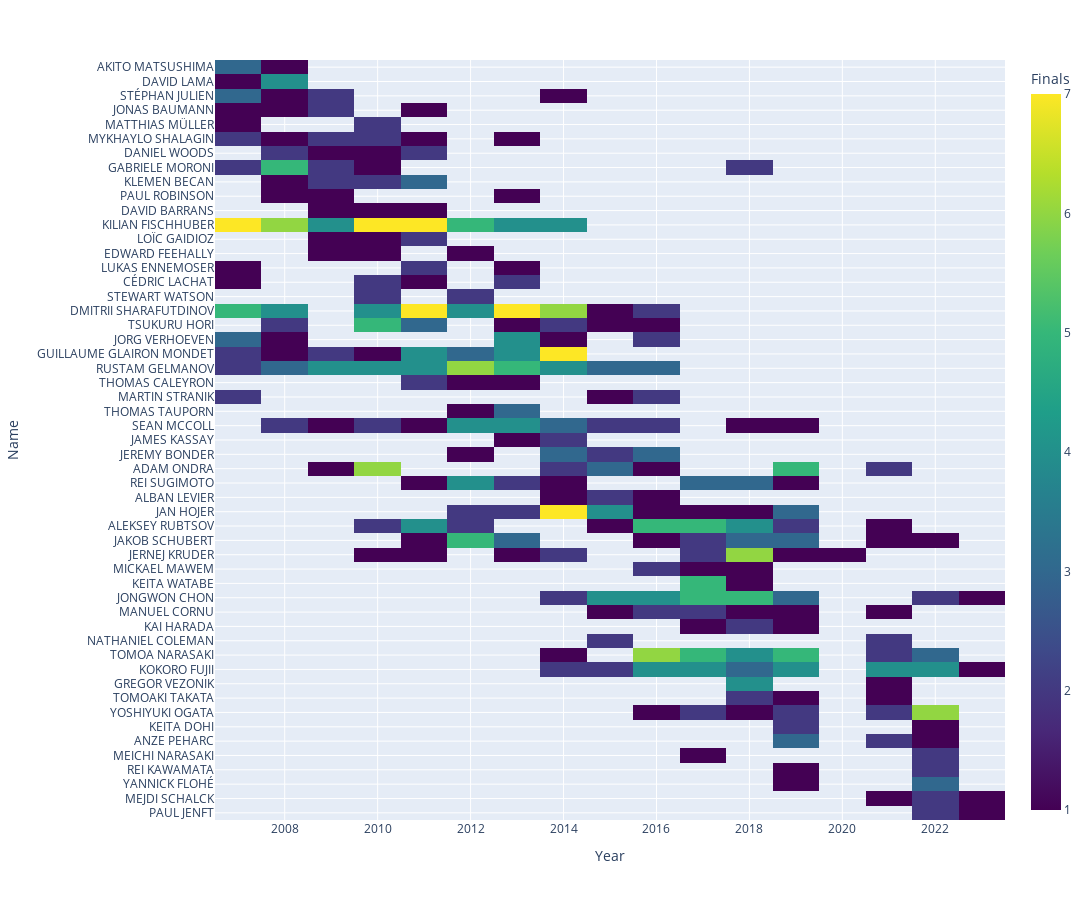

Notebook source saved alongside this figure:
### Code cell
dat2 = pd.DataFrame(np.nan, columns=YEARS, index=names)

for ind, row in final_num2.iterrows():
    dat2.loc[row['Name'], row['Year']] = row['Final']

dat2 = dat2[dat2.sum(axis=1) >= 3]
srt2 = ((dat2 * dat2.columns).mean(1)/dat2.mean(1)).argsort()

fig1 = px.imshow(dat2.iloc[srt2],
                color_continuous_scale="Viridis",
                labels={"x": "Year",  "y": "Name", "color": "Finals"},
                width=1200, height=900
                )

fig1.update_yaxes(
    tickmode="linear"
)

fig1.show(config=config)

### Figure 1 — Plotly figure (JSON) as saved in the notebook; plotly's stock layout.template omitted (floating-point values rounded to 4 significant figures; data arrays with more than 128 entries replaced by an {"elided": "..."} marker saying what was removed)
{"data": [{"coloraxis": "coloraxis", "hovertemplate": "Year: %{x}<br>Name: %{y}<br>Finals: %{z}<extra></extra>", "name": "0", "type": "heatmap", "x": [2007, 2008, 2009, 2010, 2011, 2012, 2013, 2014, 2015, 2016, 2017, 2018, 2019, 2020, 2021, 2022, 2023], "xaxis": "x", "y": ["AKITO MATSUSHIMA", "DAVID LAMA", "STÉPHAN JULIEN", "JONAS BAUMANN", "MATTHIAS MÜLLER", "MYKHAYLO SHALAGIN", "DANIEL WOODS", "GABRIELE MORONI", "KLEMEN BECAN", "PAUL ROBINSON", "DAVID BARRANS", "KILIAN FISCHHUBER", "LOÏC GAIDIOZ", "EDWARD FEEHALLY", "LUKAS ENNEMOSER", "CÉDRIC LACHAT", "STEWART WATSON", "DMITRII SHARAFUTDINOV", "TSUKURU HORI", "JORG VERHOEVEN", "GUILLAUME GLAIRON MONDET", "RUSTAM GELMANOV", "THOMAS CALEYRON", "MARTIN STRANIK", "THOMAS TAUPORN", "SEAN MCCOLL", "JAMES KASSAY", "JEREMY BONDER", "ADAM ONDRA", "REI SUGIMOTO", "ALBAN LEVIER", "JAN HOJER", "ALEKSEY RUBTSOV", "JAKOB SCHUBERT", "JERNEJ KRUDER", "MICKAEL MAWEM", "KEITA WATABE", "JONGWON CHON", "MANUEL CORNU", "KAI HARADA", "NATHANIEL COLEMAN", "TOMOA NARASAKI", "KOKORO FUJII", "GREGOR VEZONIK", "TOMOAKI TAKATA", "YOSHIYUKI OGATA", "KEITA DOHI", "ANZE PEHARC", "MEICHI NARASAKI", "REI KAWAMATA", "YANNICK FLOHÉ", "MEJDI SCHALCK", "PAUL JENFT"], "yaxis": "y", "z": {"elided": "53x17 int values"}}], "layout": {"coloraxis": {"colorbar": {"title": {"text": "Finals"}}, "colorscale": [[0, "#440154"], [0.1111, "#482878"], [0.2222, "#3e4989"], [0.3333, "#31688e"], [0.4444, "#26828e"], [0.5556, "#1f9e89"], [0.6667, "#35b779"], [0.7778, "#6ece58"], [0.8889, "#b5de2b"], [1, "#fde725"]]}, "height": 900, "margin": {"t": 60}, "width": 1200, "xaxis": {"anchor": "y", "autorange": true, "constrain": "domain", "domain": [0, 1], "range": [2006.0, 2024.0], "scaleanchor": "y", "title": {"text": "Year"}, "type": "linear"}, "yaxis": {"anchor": "x", "autorange": true, "constrain": "domain", "domain": [0, 1], "range": [52.5, -0.5], "tickmode": "linear", "title": {"text": "Name"}, "type": "category"}}}
